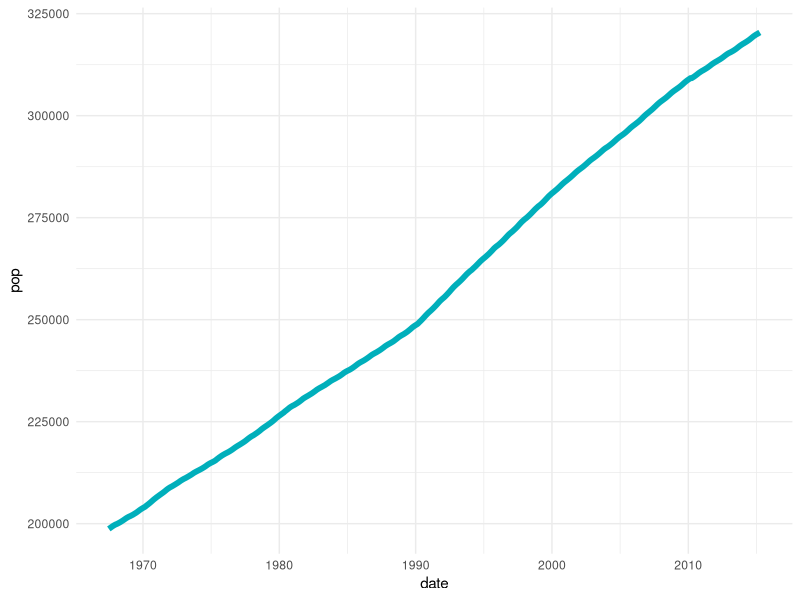
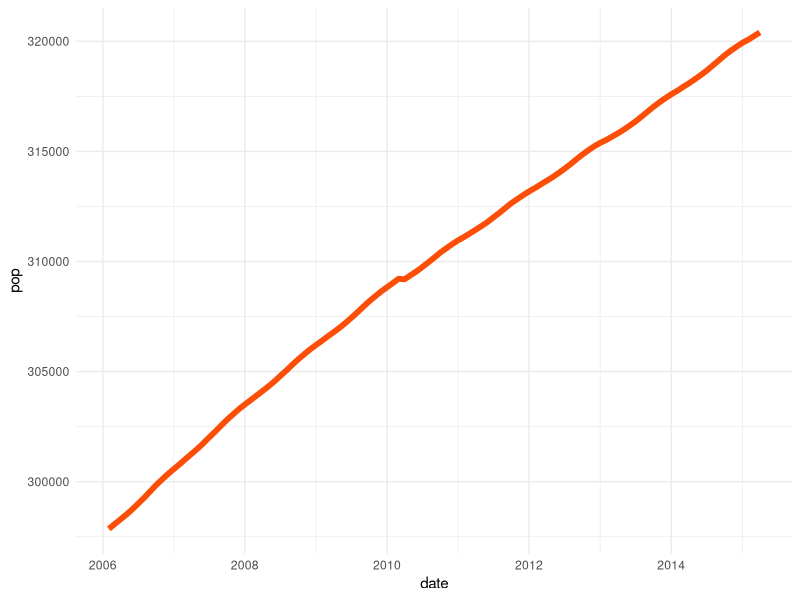
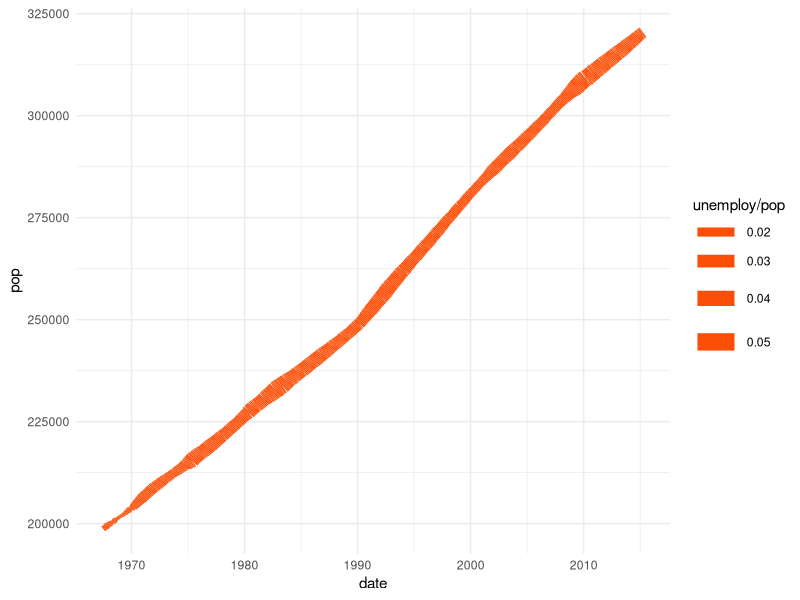
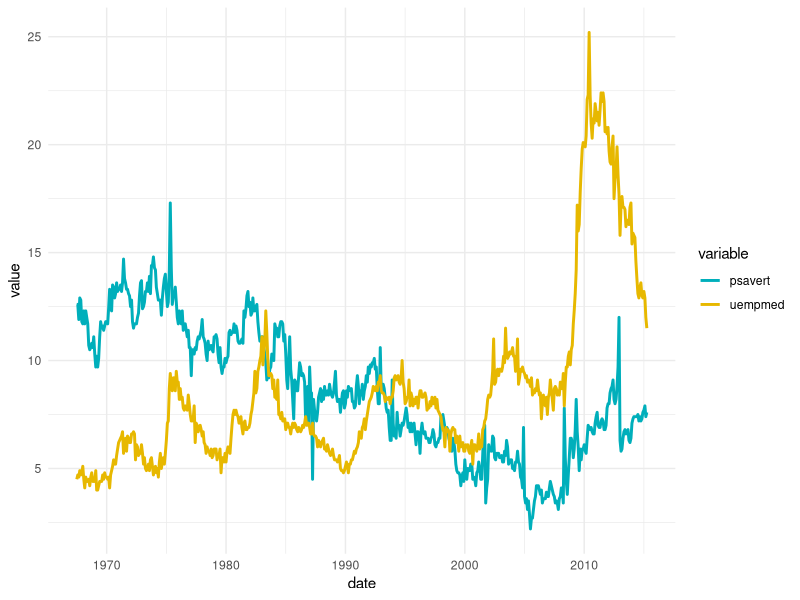

Write R code to recreate these figures, in order.
## ---- chunk 1
library(ggplot2)
theme_set(theme_minimal())

# Demo dataset
str(economics)
## ---- chunk 2
ggplot(data = economics, aes(x = date, y = pop))+
  geom_line(color = "#00AFBB", size = 2)
## ---- chunk 3
ss <- subset(economics, date > as.Date("2006-1-1"))
ggplot(data = ss, aes(x = date, y = pop)) + 
  geom_line(color = "#FC4E07", size = 2)
## ---- chunk 4
ggplot(data = economics, aes(x = date, y = pop)) +
  geom_line(aes(size = unemploy/pop), color = "#FC4E07")
## ---- chunk 5
library(tidyr)
library(dplyr)
df <- economics %>%
  select(date, psavert, uempmed) %>%
  gather(key = "variable", value = "value", -date)
str(df)
## ---- chunk 6
# Multiple line plot
ggplot(df, aes(x = date, y = value)) + 
  geom_line(aes(color = variable), size = 1) +
  scale_color_manual(values = c("#00AFBB", "#E7B800")) +
  theme_minimal()
